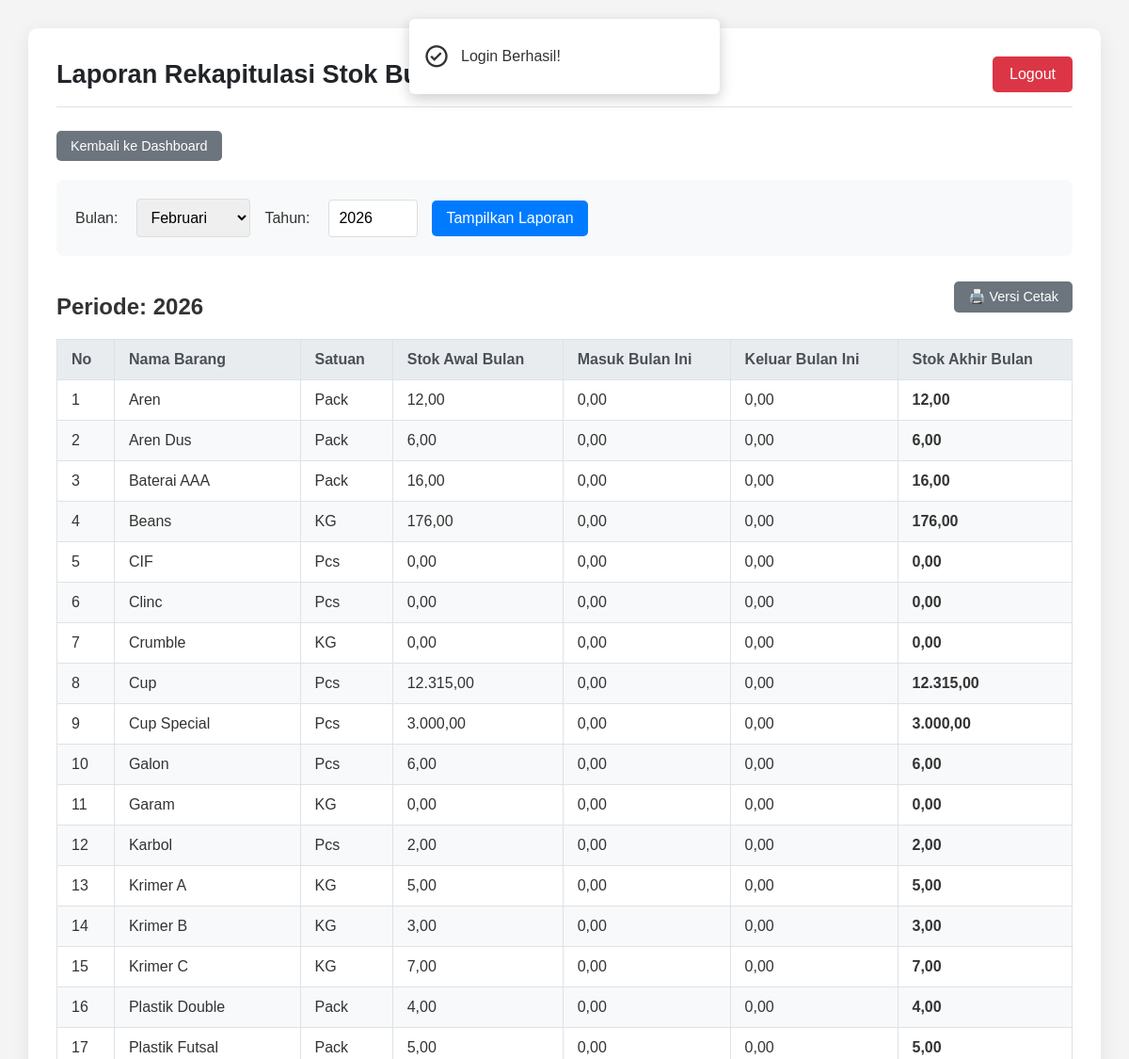
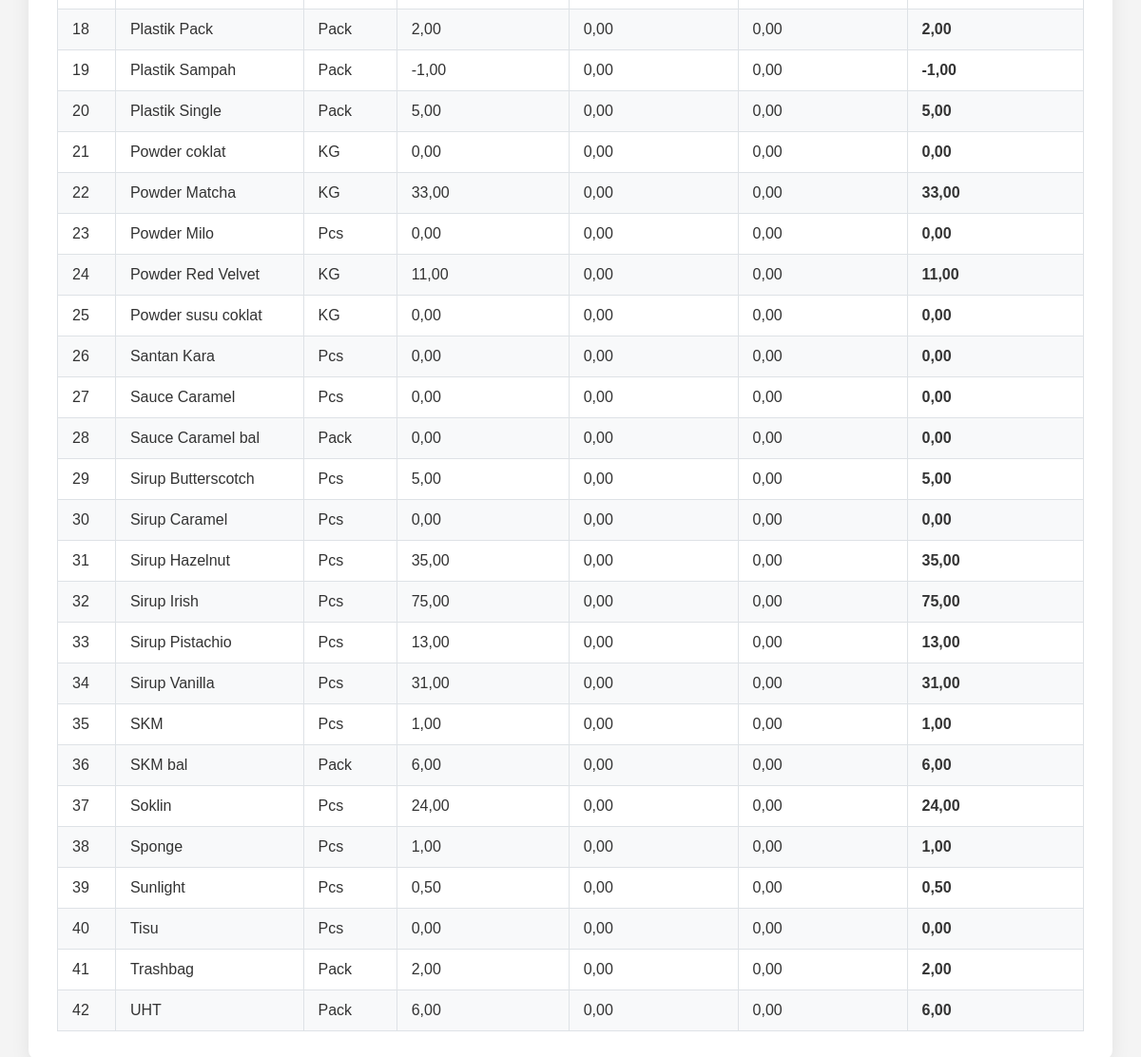
The page /feeling/Login/admin/laporan_bulanan.php (signed in) on the database its author committed (2 pictures, top to bottom).
### tables this page shows
CREATE TABLE `tabel_barang` (
  `id_barang` int(11) NOT NULL,
  `nama_barang` varchar(100) NOT NULL,
  `kategori_barang` varchar(50) NOT NULL DEFAULT 'Non Produksi',
  `id_satuan` int(11) NOT NULL,
  `stok_awal` int(11) NOT NULL DEFAULT 0,
  `stok_minimum` int(11) NOT NULL DEFAULT 0,
  `status_barang` varchar(20) NOT NULL DEFAULT 'Aktif'
);

CREATE TABLE `tabel_satuan_unit` (
  `id_satuan` int(11) NOT NULL,
  `nama_satuan` varchar(20) NOT NULL
);

### feeling/Login/admin/laporan_bulanan.php (the view, shortened to what this page needs)
<?php
require_once '../config/config.php';
$alerts = $_SESSION['alerts'] ?? [];
$bulan_pilih = isset($_GET['bulan']) ? (int)$_GET['bulan'] : date('m');
$tahun_pilih = isset($_GET['tahun']) ? (int)$_GET['tahun'] : date('Y');
$laporan_data = [];
$nama_bulan = ["", "Januari", "Februari", "Maret", "April", "Mei", "Juni", "Juli", "Agustus", "September", "Oktober", "November", "Desember"];
if ($bulan_pilih >= 1 && $bulan_pilih <= 12 && $tahun_pilih > 2000) {
    $tanggal_awal_bulan = "$tahun_pilih-$bulan_pilih-01";
    $tanggal_akhir_bulan = date("Y-m-t", strtotime($tanggal_awal_bulan));
    $query_barang = "SELECT id_barang, nama_barang, stok_awal, s.nama_satuan
                     FROM tabel_barang b JOIN tabel_satuan_unit s ON b.id_satuan = s.id_satuan
                     WHERE b.status_barang = 'Aktif' ORDER BY b.nama_barang ASC";
    $result_barang = mysqli_query($koneksi, $query_barang);
    if ($result_barang) {
        while ($barang = mysqli_fetch_assoc($result_barang)) {
            $id_barang_current = $barang['id_barang'];
            $stok_awal_master = $barang['stok_awal'];
            $query_masuk_lalu = "SELECT COALESCE(SUM(jumlah_masuk), 0) AS total FROM tabel_barang_masuk WHERE id_barang = ? AND tanggal_masuk < ?";
            $stmt_masuk_lalu = mysqli_prepare($koneksi, $query_masuk_lalu);
            mysqli_stmt_bind_param($stmt_masuk_lalu, "is", $id_barang_current, $tanggal_awal_bulan);
            mysqli_stmt_execute($stmt_masuk_lalu);
            $total_masuk_lalu = mysqli_fetch_assoc(mysqli_stmt_get_result($stmt_masuk_lalu))['total'];
            $query_keluar_lalu = "SELECT COALESCE(SUM(jumlah_keluar), 0) AS total FROM tabel_barang_keluar WHERE id_barang = ? AND tanggal_keluar < ?";
            $stmt_keluar_lalu = mysqli_prepare($koneksi, $query_keluar_lalu);
            mysqli_stmt_bind_param($stmt_keluar_lalu, "is", $id_barang_current, $tanggal_awal_bulan);
            mysqli_stmt_execute($stmt_keluar_lalu);
            $total_keluar_lalu = mysqli_fetch_assoc(mysqli_stmt_get_result($stmt_keluar_lalu))['total'];
            $stok_awal_bulan = $stok_awal_master + $total_masuk_lalu - $total_keluar_lalu;
            $query_masuk_bulan = "SELECT COALESCE(SUM(jumlah_masuk), 0) AS total FROM tabel_barang_masuk WHERE id_barang = ? AND tanggal_masuk BETWEEN ? AND ?";
            $stmt_masuk_bulan = mysqli_prepare($koneksi, $query_masuk_bulan);
            mysqli_stmt_bind_param($stmt_masuk_bulan, "iss", $id_barang_current, $tanggal_awal_bulan, $tanggal_akhir_bulan);
            mysqli_stmt_execute($stmt_masuk_bulan);
            $total_masuk_bulan = mysqli_fetch_assoc(mysqli_stmt_get_result($stmt_masuk_bulan))['total'];
            $query_keluar_bulan = "SELECT COALESCE(SUM(jumlah_keluar), 0) AS total FROM tabel_barang_keluar WHERE id_barang = ? AND tanggal_keluar BETWEEN ? AND ?";
            $stmt_keluar_bulan = mysqli_prepare($koneksi, $query_keluar_bulan);
            mysqli_stmt_bind_param($stmt_keluar_bulan, "iss", $id_barang_current, $tanggal_awal_bulan, $tanggal_akhir_bulan);
            mysqli_stmt_execute($stmt_keluar_bulan);
            $total_keluar_bulan = mysqli_fetch_assoc(mysqli_stmt_get_result($stmt_keluar_bulan))['total'];
            $stok_akhir_bulan = $stok_awal_bulan + $total_masuk_bulan - $total_keluar_bulan;
            $laporan_data[] = [
                'nama_barang' => $barang['nama_barang'],
                'satuan' => $barang['nama_satuan'],
                'stok_awal_bulan' => $stok_awal_bulan,
                'total_masuk_bulan' => $total_masuk_bulan,
                'total_keluar_bulan' => $total_keluar_bulan,
                'stok_akhir_bulan' => $stok_akhir_bulan
            ];
        }
    } else {
        echo "Error: " . mysqli_error($koneksi);
    }
}
?>
<!DOCTYPE html>
<html lang="id">
<head>
    <link rel="stylesheet" href="../assets/admin_style.css?v=1.0">
    <link href='https://unpkg.com/boxicons@2.1.4/css/boxicons.min.css' rel='stylesheet'>
</head>
<body>
    <?php if (!empty($alerts)): ?>
    <div class="alert-box">
        <?php foreach ($alerts as $alert): ?>
            <div class="alert alert-<?php echo htmlspecialchars($alert['type']); ?>" role="alert">
                <i class='bx bx-<?php echo ($alert['type'] == 'success') ? 'check-circle' : 'x-circle'; ?>'></i>
                <span><?php echo htmlspecialchars($alert['message']); ?></span>
            </div>
        <?php endforeach; ?>
    </div>
    <?php endif; ?>
    <div class="dashboard-container" style="max-width: 1400px;">
        <header class="admin-header">
            <h1>Laporan Rekapitulasi Stok Bulanan</h1>
            <a href="../logout.php" class="logout-btn">Logout</a>
        </header>
        <main>
            <a href="dashboard.php" class="btn btn-secondary" style="margin-bottom: 20px;">Kembali ke Dashboard</a>
            <form action="laporan_bulanan.php" method="GET" class="filter-form">
                <label for="bulan">Bulan:</label>
                <select name="bulan" id="bulan">
                    <?php for ($i = 1; $i <= 12; $i++): ?>
                        <option value="<?php echo $i; ?>" <?php echo ($i == $bulan_pilih) ? 'selected' : ''; ?>>
                            <?php echo $nama_bulan[$i]; ?>
                        </option>
                    <?php endfor; ?>
                </select>
                <label for="tahun">Tahun:</label>
                <input type="number" name="tahun" id="tahun" value="<?php echo $tahun_pilih; ?>" min="2020" max="<?php echo date('Y'); ?>">
                <button type="submit">Tampilkan Laporan</button>
            </form>
            <?php if (!empty($laporan_data)): ?>
                <div class="section-header" style="margin-top: 20px;">
                    <h2>Periode: <?php echo $nama_bulan[$bulan_pilih] . ' ' . $tahun_pilih; ?></h2>
                    <a href="cetak_laporan_bulanan.php?bulan=<?php echo $bulan_pilih; ?>&tahun=<?php echo $tahun_pilih; ?>" target="_blank" class="print-btn">🖨️ Versi Cetak</a>
                </div>
                <table>
                    <thead>
                        <tr>
                            <th>No</th>
                            <th>Nama Barang</th>
                            <th>Satuan</th>
                            <th>Stok Awal Bulan</th>
                            <th>Masuk Bulan Ini</th>
                            <th>Keluar Bulan Ini</th>
                            <th>Stok Akhir Bulan</th>
                        </tr>
                    </thead>
                    <tbody>
                        <?php $no = 1; foreach ($laporan_data as $item): ?>
                        <tr>
                            <td><?php echo $no++; ?></td>
                            <td><?php echo htmlspecialchars($item['nama_barang']); ?></td>
                            <td><?php echo htmlspecialchars($item['satuan']); ?></td>
                            <td><?php echo number_format($item['stok_awal_bulan'], 2, ',', '.'); ?></td>
                            <td><?php echo number_format($item['total_masuk_bulan'], 2, ',', '.'); ?></td>
                            <td><?php echo number_format($item['total_keluar_bulan'], 2, ',', '.'); ?></td>
                            <td><strong><?php echo number_format($item['stok_akhir_bulan'], 2, ',', '.'); ?></strong></td>
                        </tr>
                        <?php endforeach; ?>
                    </tbody>
                </table>
            <?php elseif(isset($_GET['bulan'])):  ?>
                <p class="pesan-aman" style="background-color: #f8d7da; color: #721c24; border-color: #f5c6cb;">
                    Tidak ada data transaksi untuk periode yang dipilih.
                </p>
            <?php endif; ?>
        </main>
    </div>
</body>
</html>

### feeling/Login/assets/admin_style.css (style rules this page uses)
body { background-color: #f4f4f4; font-family: 'Poppins', sans-serif; margin: 0; padding: 0; color: #333; }
.dashboard-container, .container { width: 90%; max-width: 1200px; margin: 30px auto; background: #ffffff; padding: 30px; border-radius: 10px; box-shadow: 0 5px 20px rgba(0,0,0,0.08); }
.admin-header { display: flex; justify-content: space-between; align-items: center; border-bottom: 1px solid #dee2e6; padding-bottom: 15px; margin-bottom: 25px; }
.admin-header h1 { font-size: 1.7em; color: #212529; margin: 0; }
.logout-btn { background-color: #dc3545; color: white; padding: 10px 18px; text-decoration: none; border-radius: 5px; font-weight: 500; transition: background-color 0.2s ease; }
.section-header { display: flex; justify-content: space-between; align-items: center; margin-bottom: 15px; }
.section-header h2 { margin-bottom: 0; border-bottom: none; padding-bottom: 0; }
.print-btn { background-color: #6c757d; color: white; padding: 8px 15px; text-decoration: none; border-radius: 5px; font-size: 0.9em; transition: background-color 0.2s ease; }
table { width: 100%; border-collapse: collapse; margin-top: 20px; font-size: 1em; }
th, td { border: 1px solid #dee2e6; padding: 12px 15px; text-align: left; vertical-align: middle; }
th { background-color: #e9ecef; font-weight: 600; color: #495057; }
tr:nth-child(even) { background-color: #f8f9fa; }
.btn { padding: 8px 15px; border-radius: 5px; text-decoration: none; color: white; margin-right: 5px; display: inline-block; font-size: 0.9em; border: none; cursor: pointer; transition: background-color 0.2s ease; }
.btn-secondary { background-color: #6c757d; }
.alert-box { position: fixed; top: 20px; left: 50%; transform: translateY(calc(-100% - 20px)) translateX(-50%); width: auto; min-width: 300px; max-width: 90%; background: #fff; border-radius: 6px; padding: 0 15px; z-index: 101; overflow: hidden; box-shadow: 0 5px 15px rgba(0,0,0,0.2); transition: transform 0.4s cubic-bezier(0.68, -0.55, 0.27, 1.55); }
.alert-box.show { transform: translateY(0) translateX(-50%); }
.alert { display: flex; align-items: center; min-height: 60px; padding: 10px 0; font-weight: 500; }
.alert i { font-size: 28px; margin-right: 12px; flex-shrink: 0; }
.alert::after { content: ''; position: absolute; bottom: 0; left: 0; width: 100%; height: 4px; animation: progress 5.5s linear forwards; }

### feeling/Login/admin/laporan_bulanan.php (style rules this page uses)
.filter-form { margin-bottom: 20px; padding: 20px; background: #f8f9fa; border-radius: 8px; display: flex; gap: 15px; align-items: center; flex-wrap: wrap; }
.filter-form label { font-weight: 500; margin-right: 5px; }
.filter-form select, .filter-form input[type=number] { padding: 10px; border: 1px solid #ddd; border-radius: 4px; box-sizing: border-box; font-size: 1em; }
.filter-form button { padding: 10px 15px; border-radius: 5px; text-decoration: none; color: white; border: none; cursor: pointer; background-color: #007bff; font-size: 1em; }

### rows shown on the page
tabel_barang: nama_barang "Aren Dus", id_satuan.nama_satuan "Pack", stok_awal_bulan "6,00", total_masuk_bulan "0,00", total_keluar_bulan "0,00", stok_akhir_bulan "6,00"
tabel_barang: nama_barang "Baterai AAA", id_satuan.nama_satuan "Pack", stok_awal_bulan "16,00", total_masuk_bulan "0,00", total_keluar_bulan "0,00", stok_akhir_bulan "16,00"
tabel_barang: nama_barang "Beans", id_satuan.nama_satuan "KG", stok_awal_bulan "176,00", total_masuk_bulan "0,00", total_keluar_bulan "0,00", stok_akhir_bulan "176,00"
tabel_barang: nama_barang "CIF", id_satuan.nama_satuan "Pcs", stok_awal "0,00", total_masuk_bulan "0,00", total_keluar_bulan "0,00"
tabel_barang: nama_barang "Clinc", id_satuan.nama_satuan "Pcs", stok_awal "0,00", total_masuk_bulan "0,00", total_keluar_bulan "0,00"
tabel_barang: nama_barang "Cup", id_satuan.nama_satuan "Pcs", stok_awal_bulan "12.315,00", total_masuk_bulan "0,00", total_keluar_bulan "0,00", stok_akhir_bulan "12.315,00"
tabel_barang: nama_barang "Cup Special", id_satuan.nama_satuan "Pcs", stok_awal_bulan "3.000,00", total_masuk_bulan "0,00", total_keluar_bulan "0,00", stok_akhir_bulan "3.000,00"
tabel_barang: nama_barang "Krimer A", id_satuan.nama_satuan "KG", stok_awal_bulan "5,00", total_masuk_bulan "0,00", total_keluar_bulan "0,00", stok_akhir_bulan "5,00"
tabel_barang: nama_barang "Krimer B", id_satuan.nama_satuan "KG", stok_awal_bulan "3,00", total_masuk_bulan "0,00", total_keluar_bulan "0,00", stok_akhir_bulan "3,00"
tabel_barang: nama_barang "Plastik Futsal", id_satuan.nama_satuan "Pack", stok_awal "5,00", total_masuk_bulan "0,00", total_keluar_bulan "0,00"
tabel_barang: nama_barang "Plastik Sampah", id_satuan.nama_satuan "Pack", stok_awal_bulan "-1,00", total_masuk_bulan "0,00", total_keluar_bulan "0,00", stok_akhir_bulan "-1,00"
tabel_barang: nama_barang "Powder Matcha", id_satuan.nama_satuan "KG", stok_awal_bulan "33,00", total_masuk_bulan "0,00", total_keluar_bulan "0,00", stok_akhir_bulan "33,00"
tabel_barang: nama_barang "Powder Red Velvet", id_satuan.nama_satuan "KG", stok_awal_bulan "11,00", total_masuk_bulan "0,00", total_keluar_bulan "0,00", stok_akhir_bulan "11,00"
tabel_barang: nama_barang "Powder susu coklat", id_satuan.nama_satuan "KG", stok_awal "0,00", total_masuk_bulan "0,00", total_keluar_bulan "0,00"
tabel_barang: nama_barang "Sauce Caramel bal", id_satuan.nama_satuan "Pack", stok_awal "0,00", total_masuk_bulan "0,00", total_keluar_bulan "0,00"
tabel_barang: nama_barang "Sirup Irish", id_satuan.nama_satuan "Pcs", stok_awal_bulan "75,00", total_masuk_bulan "0,00", total_keluar_bulan "0,00", stok_akhir_bulan "75,00"
tabel_barang: nama_barang "Sirup Pistachio", id_satuan.nama_satuan "Pcs", id_barang "13,00", total_masuk_bulan "0,00", total_keluar_bulan "0,00"
tabel_barang: nama_barang "Sirup Vanilla", id_satuan.nama_satuan "Pcs", stok_awal_bulan "31,00", total_masuk_bulan "0,00", total_keluar_bulan "0,00", stok_akhir_bulan "31,00"
tabel_barang: nama_barang "SKM bal", id_satuan.nama_satuan "Pack", stok_awal_bulan "6,00", total_masuk_bulan "0,00", total_keluar_bulan "0,00", stok_akhir_bulan "6,00"
tabel_barang: nama_barang "Soklin", id_satuan.nama_satuan "Pcs", stok_awal_bulan "24,00", total_masuk_bulan "0,00", total_keluar_bulan "0,00", stok_akhir_bulan "24,00"
tabel_barang: nama_barang "Sunlight", id_satuan.nama_satuan "Pcs", stok_awal_bulan "0,50", total_masuk_bulan "0,00", total_keluar_bulan "0,00", stok_akhir_bulan "0,50"
tabel_barang: nama_barang "Tisu", id_satuan.nama_satuan "Pcs", stok_awal "0,00", total_masuk_bulan "0,00", total_keluar_bulan "0,00"
tabel_barang: nama_barang "UHT", id_satuan.nama_satuan "Pack", stok_awal_bulan "6,00", total_masuk_bulan "0,00", total_keluar_bulan "0,00", stok_akhir_bulan "6,00"

### other values the page prints
$alert['message'] "Login Berhasil!"
$tahun_pilih "2026"
$item['nama_barang'] "Aren"
$item['satuan'] "Pack"
$item['stok_awal_bulan'] "12,00"
$item['total_masuk_bulan'] "0,00"
$item['total_keluar_bulan'] "0,00"
$item['stok_akhir_bulan'] "12,00"
$item['nama_barang'] "Crumble"
$item['satuan'] "KG"
$item['stok_awal_bulan'] "0,00"
$item['stok_akhir_bulan'] "0,00"
$item['nama_barang'] "Galon"
$item['satuan'] "Pcs"
$item['stok_awal_bulan'] "6,00"
